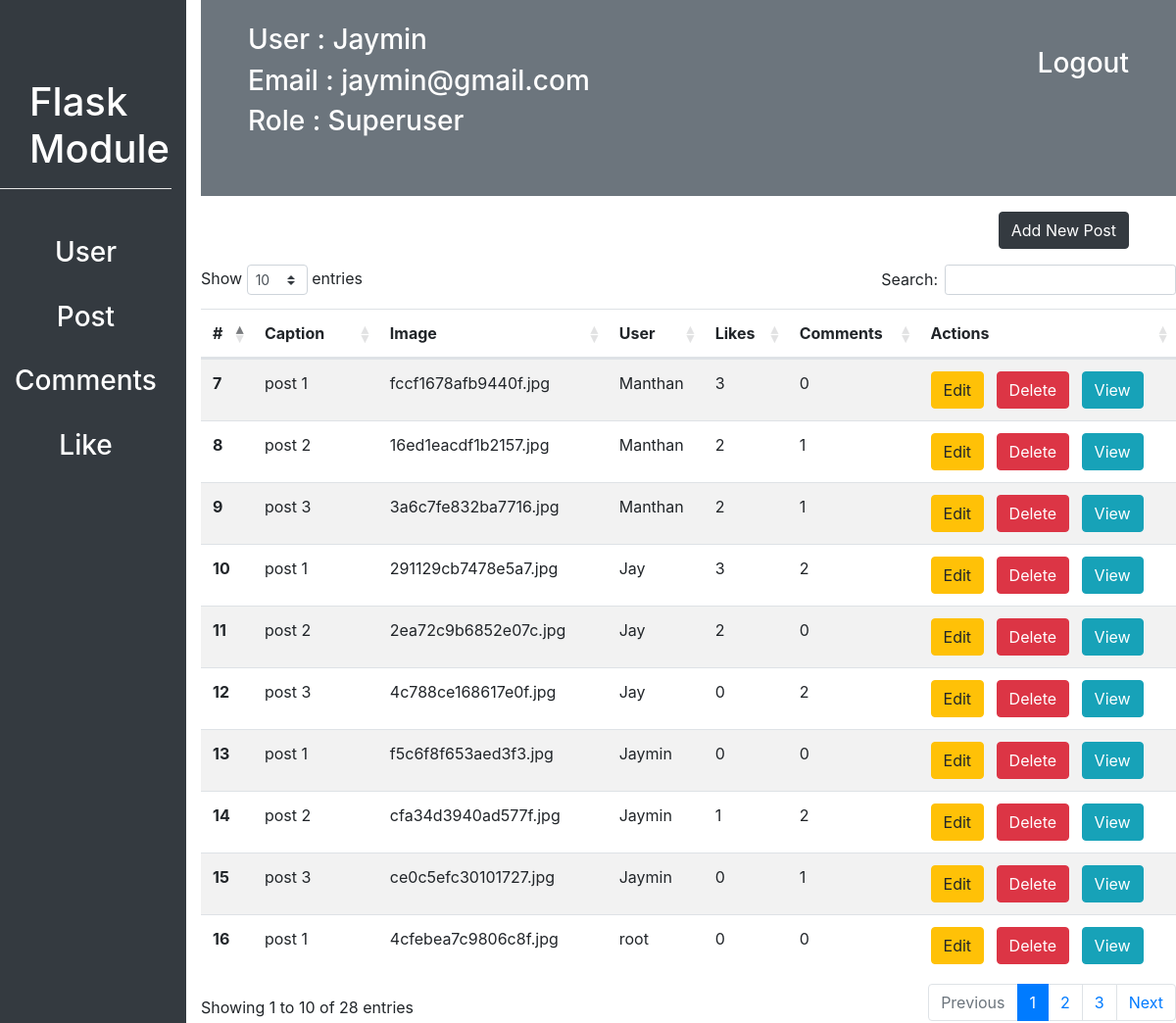
The page /customadmin/post_list (signed in) on the database its author committed.
### flask_module/user/models.py (models this page shows, shortened)
class User(db.Model, UserMixin):
    id = db.Column(db.Integer, primary_key=True)
    username = db.Column(db.String(20), unique=True, nullable=False)
    email = db.Column(db.String(30), unique=True, nullable=False)
    profile_picture = db.Column(db.String(70), nullable=False, default="defualt_img.jpg")
    password = db.Column(db.String(15), nullable=False)
    like = db.relationship("Likes", backref="user", lazy=True, cascade = "all, delete, delete-orphan", )
    post = db.relationship("Post", backref="user", lazy=True, cascade = "all, delete, delete-orphan", )
    comment = db.relationship("Comments", backref="user", lazy=True, cascade = "all, delete, delete-orphan", )
    following = db.relationship("User",
                    secondary=connected_user,
                    primaryjoin=id==connected_user.c.parent_id,
                    secondaryjoin=id==connected_user.c.children_id,
                    backref="followed_by")
    role_id = db.Column(db.Integer, db.ForeignKey("role.id"), nullable=False)

class Role(db.Model):
    id = db.Column(db.Integer, primary_key=True)
    name = db.Column(db.String(20), unique=True, nullable=False)
    user = db.relationship("User", backref="role")

### flask_module/posts/models.py (models this page shows, shortened)
class Post(db.Model):
    id = db.Column(db.Integer, primary_key=True)
    image = db.Column(db.String(70), nullable=False)
    caption = db.Column(db.String(20), nullable=False)
    created_at = db.Column(db.DateTime, nullable=False, default=datetime.now())
    user_id = db.Column(db.Integer, db.ForeignKey("user.id"), nullable=False)
    comment = db.relationship("Comments", backref="post", lazy=True, cascade = "all, delete, delete-orphan", )
    likes = db.relationship("Likes", backref="post", lazy=True, cascade = "all, delete, delete-orphan", )

### flask_module/customadmin/routes.py (the view)
@customadmin.route("/customadmin/post_list")
@login_required
def post_list():
    posts = Post.query.all()
    return render_template("customadmin/posts/post_list.html", posts=posts)

### flask_module/customadmin/routes.py (called while the page is built)
def login_required(f):
    @wraps(f)
    def decorated_function(*args, **kwargs):
        if current_user.is_authenticated is False:
            return redirect(url_for('customadmin.login'))
        return f(*args, **kwargs)
    return decorated_function

### flask_module/user/models.py (called while the page is built)
@login_manager.user_loader
def load_user(user_id):
    return User.query.filter_by(id=int(user_id)).first()

### flask_module/templates/customadmin/posts/post_list.html
{% extends "customadmin/dashboard.html" %}
{% block contant %}
    {% if current_user.role.name == "Superuser" %}
    <div class="text-right">
      <a href="{{url_for('customadmin.add_post')}}"><h3 class="mx-5 my-3 btn btn-dark">Add New Post</h3></a>
    </div>
    {% endif %}
<table id="post-table" class="table table-striped m-auto mt-2">
    <thead>
      <tr>
        <th scope="col">#</th>
        <th scope="col">Caption</th>
        <th scope="col">Image</th>
        <th scope="col">User</th>
        <th scope="col">Likes</th>
        <th scope="col">Comments</th>
        <th scope="col">Actions</th>
      </tr>
    </thead>
    <tbody>
    {% for post in posts %}
      <tr>
        <th scope="row">{{post.id}}</th>
        <td>{{post.caption}}</td>
        <td>{{post.image}}</td>
        <td>{{post.user.username}}</td>
        <td>{{post.likes|length}}</td>
        <td>{{post.comment|length}}</td>
        <td>
            {% if current_user.role.name == "Superuser" %}
            <a href="{{url_for('customadmin.post_update', post_id=post.id)}}" class="btn btn-warning">Edit</a>
            <a href="" class="btn btn-danger mx-2 delete-post-customadmin" data-postid="{{post.id}}">Delete</a>
            {% endif %}
            <a href="{{url_for('customadmin.post_detail', post_id=post.id)}}" class="btn btn-info">View</a></td>
      </tr>
    {% endfor %}
    </tbody>
  </table>
{% endblock contant %}

### flask_module/templates/customadmin/dashboard.html (shortened to what this page needs)
<!DOCTYPE html>
<html lang="en">
<head>
    <link rel="stylesheet" href="{{ url_for('static', filename='css/bootstrap.css') }}">
    <link rel="stylesheet" href="{{url_for('static', filename="css/datatable.css")}}">
    <link rel="stylesheet" href="{{url_for('static', filename="css/datatable.min.css")}}">
</head>
<body>
    <div class="row" id="sidebar">
        <div class="col bg-dark">
            <div id="module-title">
                <h1 class="text-white">Flask Module</h1>
            </div>
            <hr style="background: white">
            <div class="mt-5 text-center">
                <a href="{{url_for('customadmin.dashboard', username=current_user.username)}}"><h3 class="text-white">User</h3></a><br>
                <a href="{{url_for('customadmin.post_list')}}"><h3 class="text-white">Post</h3></a><br>
                <a href="{{url_for('customadmin.comments_list')}}"><h3 class="text-white">Comments</h3></a><br>
                <a href="{{url_for('customadmin.like_list')}}"><h3 class="text-white">Like</h3></a><br>
            </div>
        </div>
        <div class="col-10">
            <div id="navbar" class="bg-secondary">
                <a href="{{url_for('customadmin.logout')}}"><h3 class="float-right px-5 pt-5 text-white">Logout</h3></a>
                <h3 class="text-white pt-4 px-5">User : {{current_user.username}}</h3>
                <h3 class="text-white px-5">Email : {{current_user.email}}</h3>
                <h3 class="text-white px-5">Role : {{current_user.role.name}}</h3>
            </div>
            {% block contant %}{% endblock contant %}
        </div>
    </div>
</body>
</html>

### flask_module/templates/customadmin/dashboard.html (style rules this page uses)
#sidebar { height: 900px; }
#module-title { margin-top: 80px; margin-left: 30px; }
#navbar { height: 200px; }

### rows shown on the page
User: username "Jaymin", email "jaymin@gmail.com"
Role: role.name "Superuser"
Post: id "7", caption "post 1", image "fccf1678afb9440f.jpg", user.username "Manthan", likes|length "3", comment|length "0"
Post: id "8", caption "post 2", image "16ed1eacdf1b2157.jpg", user.username "Manthan", likes|length "2", comment|length "1"
Post: id "9", caption "post 3", image "3a6c7fe832ba7716.jpg", user.username "Manthan", likes|length "2", comment|length "1"
Post: id "10", caption "post 1", image "291129cb7478e5a7.jpg", user.username "Jay", likes|length "3", comment|length "2"
Post: id "11", caption "post 2", image "2ea72c9b6852e07c.jpg", user.username "Jay", likes|length "2", comment|length "0"
Post: id "12", caption "post 3", image "4c788ce168617e0f.jpg", user.username "Jay", likes|length "0", comment|length "2"
Post: id "13", caption "post 1", image "f5c6f8f653aed3f3.jpg", user.username "Jaymin", likes|length "0", comment|length "0"
Post: id "14", caption "post 2", image "cfa34d3940ad577f.jpg", user.username "Jaymin", likes|length "1", comment|length "2"
Post: id "15", caption "post 3", image "ce0c5efc30101727.jpg", user.username "Jaymin", likes|length "0", comment|length "1"
Post: id "16", caption "post 1", image "4cfebea7c9806c8f.jpg", user.username "root", likes|length "0", comment|length "0"
